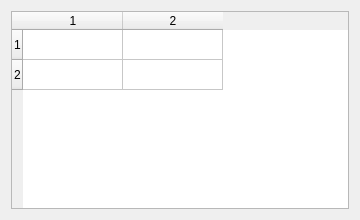
<?xml version="1.0" encoding="UTF-8"?>
<ui version="4.0"><class>Dialog</class><widget class="QDialog" name="Dialog"><property name="geometry"><rect><x>0</x><y>0</y><width>360</width><height>220</height></rect></property><property name="windowTitle"><string>#087 tables/172_size_2x2</string></property><layout class="QVBoxLayout" name="verticalLayout"><property name="leftMargin"><number>11</number></property><property name="topMargin"><number>11</number></property><property name="rightMargin"><number>11</number></property><property name="bottomMargin"><number>11</number></property><property name="spacing"><number>6</number></property><item><widget class="QTableWidget" name="table"><property name="rowCount"><number>2</number></property><property name="columnCount"><number>2</number></property></widget></item></layout></widget></ui>
